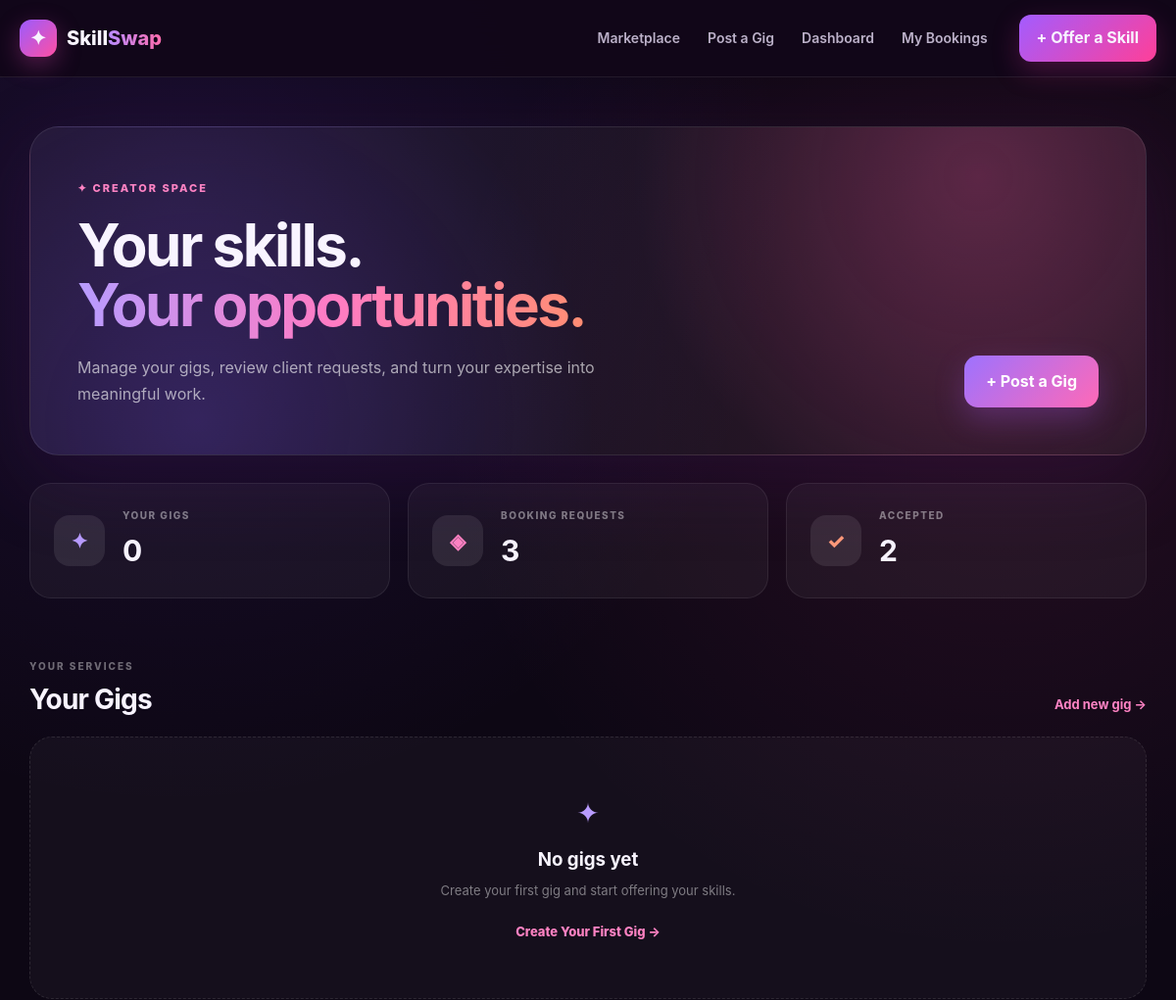
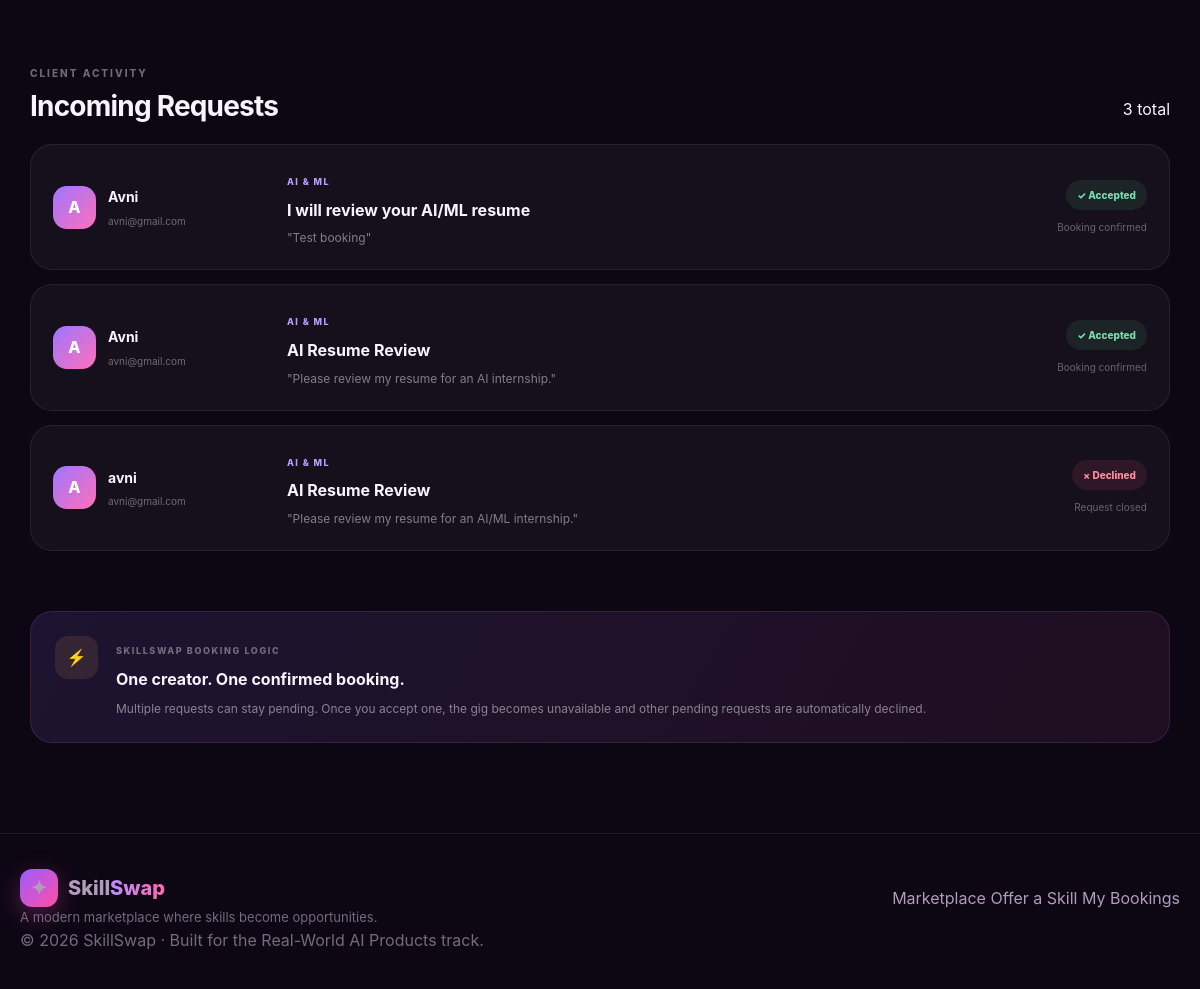
/dashboard, run on the app's committed database (2 pictures, top to bottom).
### tables this page shows
CREATE TABLE bookings (
            id INTEGER PRIMARY KEY AUTOINCREMENT,
            gig_id INTEGER NOT NULL,
            client_name TEXT NOT NULL,
            client_contact TEXT NOT NULL,
            requirements TEXT NOT NULL,
            status TEXT DEFAULT 'PENDING',
            created_at TEXT NOT NULL,
            FOREIGN KEY (gig_id) REFERENCES gigs(id)
        );

CREATE TABLE gigs (
            id INTEGER PRIMARY KEY AUTOINCREMENT,
            title TEXT NOT NULL,
            category TEXT NOT NULL,
            rate REAL NOT NULL,
            description TEXT NOT NULL,
            creator_name TEXT NOT NULL,
            created_at TEXT NOT NULL,
            available INTEGER DEFAULT 1
        );

### app.py (the view)
@app.route("/dashboard")
def dashboard():
    creator_name = request.args.get(
        "creator_name",
        "Avantika"
    ).strip()
    conn = get_db()
    bookings = conn.execute("""
        SELECT
            bookings.*,
            gigs.title,
            gigs.category,
            gigs.rate,
            gigs.creator_name
        FROM bookings
        JOIN gigs
            ON bookings.gig_id = gigs.id
        WHERE gigs.creator_name = ?
        ORDER BY
            CASE bookings.status
                WHEN 'PENDING' THEN 1
                WHEN 'ACCEPTED' THEN 2
                ELSE 3
            END,
            datetime(bookings.created_at) DESC
    """, (creator_name,)).fetchall()
    total_bookings = conn.execute("""
        SELECT COUNT(*)
        FROM bookings
        JOIN gigs
            ON bookings.gig_id = gigs.id
        WHERE gigs.creator_name = ?
    """, (creator_name,)).fetchone()[0]
    pending_count = conn.execute("""
        SELECT COUNT(*)
        FROM bookings
        JOIN gigs
            ON bookings.gig_id = gigs.id
        WHERE gigs.creator_name = ?
        AND bookings.status = 'PENDING'
    """, (creator_name,)).fetchone()[0]
    accepted_count = conn.execute("""
        SELECT COUNT(*)
        FROM bookings
        JOIN gigs
            ON bookings.gig_id = gigs.id
        WHERE gigs.creator_name = ?
        AND bookings.status = 'ACCEPTED'
    """, (creator_name,)).fetchone()[0]
    active_gigs = conn.execute("""
        SELECT COUNT(*)
        FROM gigs
        WHERE creator_name = ?
        AND available = 1
    """, (creator_name,)).fetchone()[0]
    conn.close()
    return render_template(
        "dashboard.html",
        bookings=bookings,
        creator_name=creator_name,
        total_bookings=total_bookings,
        pending_count=pending_count,
        accepted_count=accepted_count,
        active_gigs=active_gigs
    )

### app.py (called while the page is built)
def get_db():
    conn = sqlite3.connect(DATABASE)
    conn.row_factory = sqlite3.Row
    return conn

### templates/dashboard.html (shortened to what this page needs)
{% extends "base.html" %}
{% block content %}
<section class="dashboard-page">
    <div class="dashboard-hero">
        <div>
            <span class="dashboard-eyebrow">✦ CREATOR SPACE</span>
            <h1>
                Your skills.<br>
                <span>Your opportunities.</span>
            </h1>
            <p>
                Manage your gigs, review client requests,
                and turn your expertise into meaningful work.
            </p>
        </div>
        <a href="{{ url_for('create_gig') }}" class="dashboard-create-btn">
            + Post a Gig
        </a>
    </div>
    <div class="dashboard-stats">
        <div class="dashboard-stat-card stat-purple">
            <div class="stat-icon">✦</div>
            <div>
                <span>YOUR GIGS</span>
                <strong>{{ gigs|length }}</strong>
            </div>
        </div>
        <div class="dashboard-stat-card stat-pink">
            <div class="stat-icon">◈</div>
            <div>
                <span>BOOKING REQUESTS</span>
                <strong>{{ bookings|length }}</strong>
            </div>
        </div>
        <div class="dashboard-stat-card stat-coral">
            <div class="stat-icon">✓</div>
            <div>
                <span>ACCEPTED</span>
                <strong>
                    {{ bookings|selectattr('status', 'equalto', 'ACCEPTED')|list|length }}
                </strong>
            </div>
        </div>
    </div>
    <div class="dashboard-section">
        <div class="section-heading">
            <div>
                <span class="section-kicker">YOUR SERVICES</span>
                <h2>Your Gigs</h2>
            </div>
            <a href="{{ url_for('create_gig') }}" class="section-link">
                Add new gig →
            </a>
        </div>
        {% if gigs %}
        <div class="creator-gigs-grid">
            {% for gig in gigs %}
            <div class="creator-gig-card">
                <div class="creator-gig-top">
                    <span class="category-pill">
                        {{ gig.category }}
                    </span>
                    {% if gig.available %}
                        <span class="availability available">
                            ● Available
                        </span>
                    {% else %}
                        <span class="availability unavailable">
                            ● Booked
                        </span>
                    {% endif %}
                </div>
                <h3>{{ gig.title }}</h3>
                <p>{{ gig.description }}</p>
                <div class="creator-gig-bottom">
                    <div>
                        <small>YOUR RATE</small>
                        <strong>₹{{ "%.0f"|format(gig.rate) }}</strong>
                    </div>
                    <a href="{{ url_for('gig_details', gig_id=gig.id) }}">
                        View Gig →
                    </a>
                </div>
            </div>
            {% endfor %}
        </div>
        {% else %}
        <div class="dashboard-empty">
            <div class="empty-symbol">✦</div>
            <h3>No gigs yet</h3>
            <p>Create your first gig and start offering your skills.</p>
            <a href="{{ url_for('create_gig') }}">
                Create Your First Gig →
            </a>
        </div>
        {% endif %}
    </div>
    <div class="dashboard-section requests-section">
        <div class="section-heading">
            <div>
                <span class="section-kicker">CLIENT ACTIVITY</span>
                <h2>Incoming Requests</h2>
            </div>
            <span class="request-count">
                {{ bookings|length }} total
            </span>
        </div>
        {% if bookings %}
        <div class="requests-list">
            {% for booking in bookings %}
            <div class="request-card">
                <div class="request-client">
                    <div class="client-avatar">
                        {{ booking.client_name[0]|upper }}
                    </div>
                    <div>
                        <strong>{{ booking.client_name }}</strong>
                        <span>{{ booking.client_contact }}</span>
                    </div>
                </div>
                <div class="request-info">
                    <span class="request-category">
                        {{ booking.category }}
                    </span>
                    <h3>{{ booking.title }}</h3>
                    <p>
                        "{{ booking.requirements }}"
                    </p>
                </div>
                <div class="request-action">
                    {% if booking.status == "PENDING" %}
                        <span class="status-badge pending">
                            ● Pending
                        </span>
                        <div class="action-buttons">
                            <form
                                action="{{ url_for('decline_booking', booking_id=booking.id) }}"
                                method="POST"
                            >
                                <button
                                    type="submit"
                                    class="decline-btn"
                                >
                                    Decline
                                </button>
                            </form>
                            <form
                                action="{{ url_for('accept_booking', booking_id=booking.id) }}"
                                method="POST"
                            >
                                <button
                                    type="submit"
                                    class="accept-btn"
                                >
                                    ✓ Accept
                                </button>
                            </form>
                        </div>
                    {% elif booking.status == "ACCEPTED" %}
                        <span class="status-badge accepted">
                            ✓ Accepted
                        </span>
                        <span class="status-note">
                            Booking confirmed
                        </span>
                    {% else %}
                        <span class="status-badge declined">
                            × Declined
                        </span>
                        <span class="status-note">
                            Request closed
                        </span>
                    {% endif %}
                </div>
            </div>
            {% endfor %}
        </div>
        {% endif %}
    </div>
    <div class="decision-card">
        <div class="decision-icon">⚡</div>
        <div>
            <span>SKILLSWAP BOOKING LOGIC</span>
            <h3>
                One creator. One confirmed booking.
            </h3>
            <p>
                Multiple requests can stay pending. Once you accept one,
                the gig becomes unavailable and other pending requests
                are automatically declined.
            </p>
        </div>
    </div>
</section>
{% endblock %}

### templates/base.html (shortened to what this page needs)
<!DOCTYPE html>
<html lang="en">
<head>
    <link rel="stylesheet"
          href="{{ url_for('static', filename='css/style.css') }}">
</head>
<body>
    <header class="site-navbar">
        <div class="nav-container">
            <a href="{{ url_for('home') }}" class="brand">
                <span class="brand-mark">
                    ✦
                </span>
                <span class="brand-text">
                    Skill<span>Swap</span>
                </span>
            </a>
            <nav class="desktop-nav">
                <a href="{{ url_for('home') }}">
                    Marketplace
                </a>
                <a href="{{ url_for('create_gig') }}">
                    Post a Gig
                </a>
                <a href="{{ url_for('dashboard') }}">
                    Dashboard
                </a>
                <a href="{{ url_for('my_bookings') }}">
                    My Bookings
                </a>
            </nav>
            <a href="{{ url_for('create_gig') }}"
               class="nav-cta">
                + Offer a Skill
            </a>
        </div>
    </header>
    <main>
        {% block content %}
        {% endblock %}
    </main>
    <footer class="site-footer">
        <div class="footer-container">
            <div class="footer-brand">
                <a href="{{ url_for('home') }}"
                   class="brand">
                    <span class="brand-mark">
                        ✦
                    </span>
                    <span class="brand-text">
                        Skill<span>Swap</span>
                    </span>
                </a>
                <p>
                    A modern marketplace where
                    skills become opportunities.
                </p>
            </div>
            <div class="footer-links">
                <a href="{{ url_for('home') }}">
                    Marketplace
                </a>
                <a href="{{ url_for('create_gig') }}">
                    Offer a Skill
                </a>
                <a href="{{ url_for('my_bookings') }}">
                    My Bookings
                </a>
            </div>
        </div>
        <div class="footer-bottom">
            © 2026 SkillSwap ·
            Built for the Real-World AI Products track.
        </div>
    </footer>
</body>
</html>

### static/css/style.css (style rules this page uses)
* { box-sizing: border-box; margin: 0; padding: 0; }
html { scroll-behavior: smooth; }
body { font-family: Inter, Arial, Helvetica, sans-serif; background: radial-gradient(circle at 15% 10%, rgba(128, 66, 255, 0.12), transparent 30%), radial-gradient(circle at 85% 20%, rgba(255, 74, 154, 0.10), transparent 30%), #0d0714; color: #f8f4ff; line-height: 1.6; min-height: 100vh; }
a { color: inherit; text-decoration: none; }
.site-navbar { position: relative; z-index: 1000; width: 100%; background: rgba(17, 7, 25, 0.94); border-bottom: 1px solid rgba(255,255,255,0.08); backdrop-filter: blur(18px); }
.nav-container { width: min(1180px, calc(100% - 40px)); min-height: 78px; margin: auto; display: flex; align-items: center; gap: 28px; }
.brand { display: flex; align-items: center; gap: 10px; font-weight: 800; font-size: 20px; }
.brand-mark { width: 38px; height: 38px; display: grid; place-items: center; border-radius: 12px; background: linear-gradient(135deg, #9b5cff, #ff4fa3); box-shadow: 0 8px 25px rgba(213, 67, 170, 0.35); }
.brand-text span { background: linear-gradient(90deg, #b88cff, #ff6cae); -webkit-background-clip: text; -webkit-text-fill-color: transparent; }
.desktop-nav { margin-left: auto; display: flex; align-items: center; gap: 28px; }
.desktop-nav a { color: #bcb1c9; font-size: 14px; font-weight: 600; transition: 0.25s; }
.nav-cta { margin-left: 4px; padding: 11px 18px; border-radius: 12px; background: linear-gradient(135deg, #a35cff, #ff3f98); font-weight: 700; box-shadow: 0 10px 28px rgba(224, 52, 159, 0.25); }
main { width: 100%; }
.section-heading { display: flex; align-items: flex-end; justify-content: space-between; gap: 20px; margin-bottom: 28px; }
.section-heading h2 { margin-top: 7px; font-size: 35px; line-height: 1.1; letter-spacing: -1.5px; }
.site-footer { border-top: 1px solid rgba(255,255,255,0.07); padding: 35px 20px; color: #756a7e; }
.footer-container { width: min(1180px,100%); margin: auto; display: flex; align-items: center; justify-content: space-between; gap: 20px; }
.footer-container a { color: #b19bbd; }
.footer-container p { font-size: 13px; }

### data on the page
bookings: client_name "A", client_name "Avni", client_contact "avni@gmail.com", category "AI & ML", title "I will review your AI/ML resume", requirements "Test booking", status "✓ Accepted"
bookings: client_name "A", client_name "Avni", client_contact "avni@gmail.com", category "AI & ML", title "AI Resume Review", requirements "Please review my resume for an AI internship.", status "✓ Accepted"
bookings: client_name "A", client_name "avni", client_contact "avni@gmail.com", category "AI & ML", title "AI Resume Review", requirements "Please review my resume for an AI/ML internship.", status "× Declined"

### other printed values
{{ gigs|length }} "0"
{{ bookings|length }} "3"
{{ bookings|selectattr('status', 'equalto', 'ACCEPTED')|list|length }} "2"
